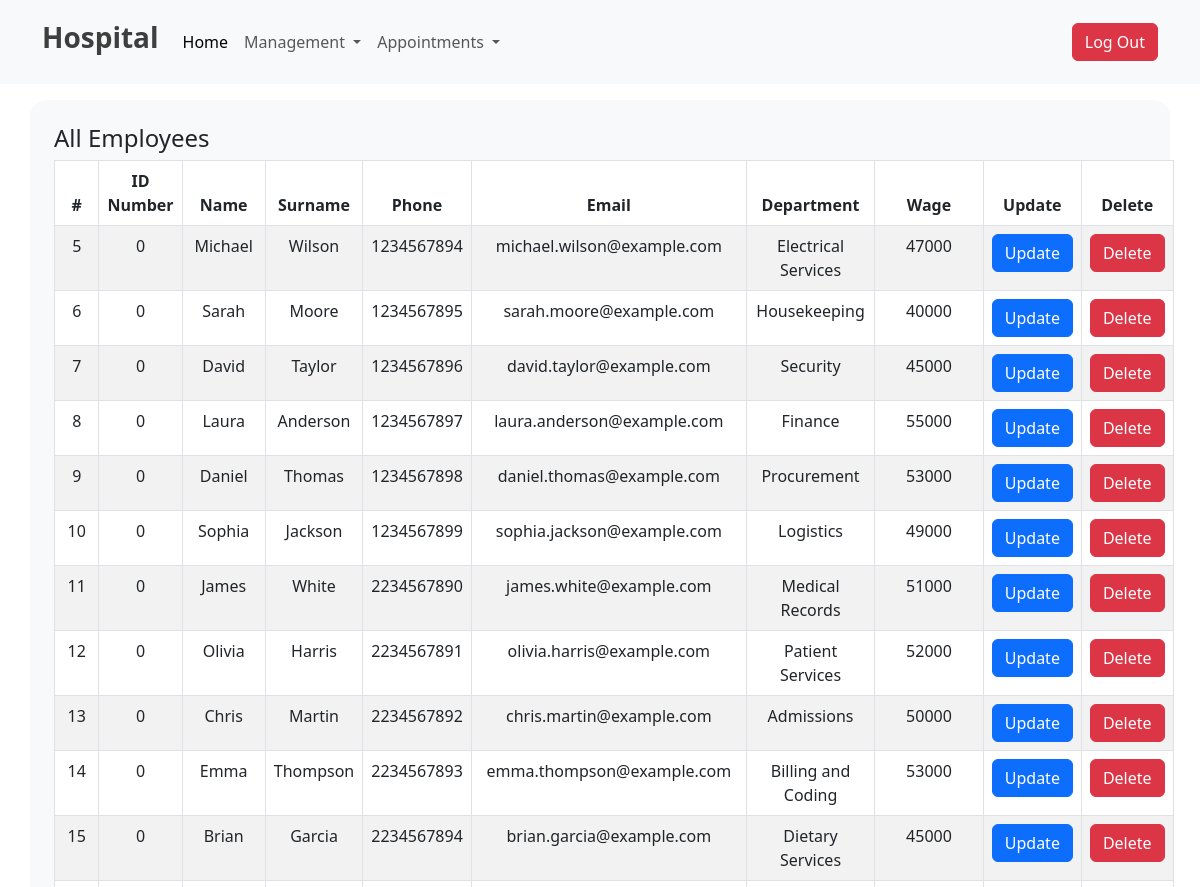
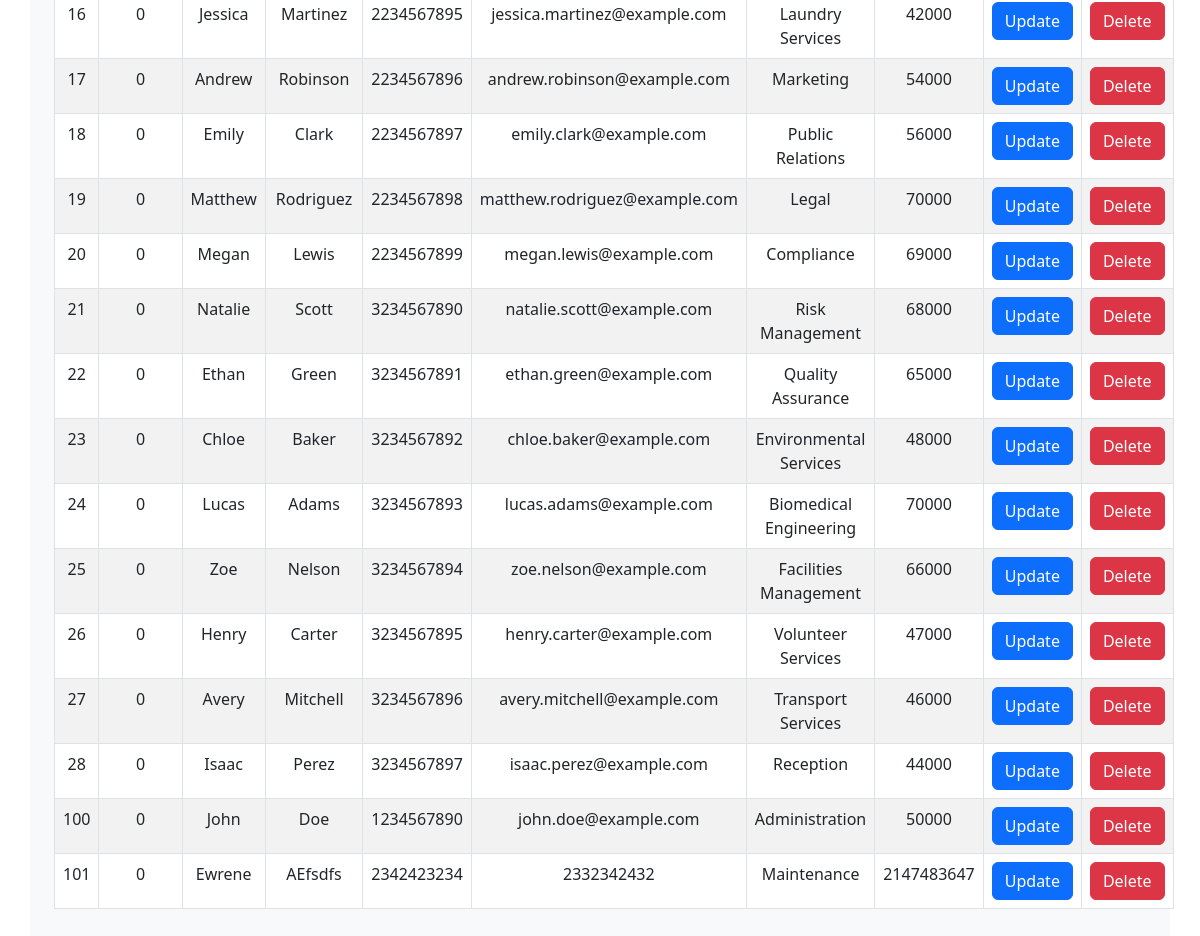
The app's page /all-employees.php with its own data (2 pictures, top to bottom).
### tables this page shows
CREATE TABLE `employees` (
  `id` int(11) NOT NULL,
  `id_number` int(11) NOT NULL,
  `name` varchar(255) NOT NULL,
  `surname` varchar(255) NOT NULL,
  `email` varchar(255) NOT NULL,
  `phone` varchar(255) NOT NULL,
  `department` varchar(255) NOT NULL,
  `wage` int(255) NOT NULL
);

### all-employees.php (the view, shortened to what this page needs)
<?php
include "./dbcon.php";
?>
<!DOCTYPE html>
<html lang="en">
<head>
    <link href="https://cdn.jsdelivr.net/npm/bootstrap@5.3.0/dist/css/bootstrap.min.css" rel="stylesheet" />
</head>
<body>
    <?php include './header.php'; ?>
    <section class="container bg-light -10 rounded-4 p-4 mt-3">
        <h4>All Employees</h4>
        <table class="table table-bordered table-striped text-center">
            <thead>
                <tr>
                    <th>#</th>
                    <th>ID Number</th>
                    <th>Name</th>
                    <th>Surname</th>
                    <th>Phone</th>
                    <th>Email</th>
                    <th>Department</th>
                    <th>Wage</th>
                    <th>Update</th>
                    <th>Delete</th>
                </tr>
            </thead>
            <?php
            $result = mysqli_query($dbcon, "Select * from `employees` ");
            if ($result) {
                while ($row = mysqli_fetch_assoc($result)) {
                    $id = $row['id'];
                    $name = $row['name'];
                    $surname = $row['surname'];
                    $id_number = $row['id_number'];
                    $phone = $row['phone'];
                    $email = $row['email'];
                    $department = $row['department'];
                    $wage = $row['wage'];
                    echo '<tr>
                                    <td>' . $id . '</td>
                                    <td>' . $id_number . '</td>
                                    <td>' . $name . '</td>
                                    <td>' . $surname . '</td>
                                    <td>' . $phone . '</td>
                                    <td>' . $email . '</td>
                                    <td>' . $department . '</td>
                                    <td>' . $wage . '</td>
                                    <td><button class="btn btn-primary w-100"><a class="nav-link" href="./update-employee.php?updateid=' . $id . '">Update</a> </button></td>
                                    <td><button class="btn btn-danger w-100" ><a class="nav-link" href="./delete-employee.php?deleteid=' . $id . '">Delete</a> </button></td>
                                    </tr>';
                }
            } ?>
        </table>
    </section>
</body>
</html>

### records on screen
employees: id "5", id_number "0", name "Michael", surname "Wilson", phone "1234567894", email "michael.wilson@example.com", department "Electrical Services", wage "47000"
employees: id "6", id_number "0", name "Sarah", surname "Moore", phone "1234567895", email "sarah.moore@example.com", department "Housekeeping", wage "40000"
employees: id "7", id_number "0", name "David", surname "Taylor", phone "1234567896", email "david.taylor@example.com", department "Security", wage "45000"
employees: id "8", id_number "0", name "Laura", surname "Anderson", phone "1234567897", email "laura.anderson@example.com", department "Finance", wage "55000"
employees: id "9", id_number "0", name "Daniel", surname "Thomas", phone "1234567898", email "daniel.thomas@example.com", department "Procurement", wage "53000"
employees: id "10", id_number "0", name "Sophia", surname "Jackson", phone "1234567899", email "sophia.jackson@example.com", department "Logistics", wage "49000"
employees: id "11", id_number "0", name "James", surname "White", phone "2234567890", email "james.white@example.com", department "Medical Records", wage "51000"
employees: id "12", id_number "0", name "Olivia", surname "Harris", phone "2234567891", email "olivia.harris@example.com", department "Patient Services", wage "52000"
employees: id "13", id_number "0", name "Chris", surname "Martin", phone "2234567892", email "chris.martin@example.com", department "Admissions", wage "50000"
employees: id "14", id_number "0", name "Emma", surname "Thompson", phone "2234567893", email "emma.thompson@example.com", department "Billing and Coding", wage "53000"
employees: id "15", id_number "0", name "Brian", surname "Garcia", phone "2234567894", email "brian.garcia@example.com", department "Dietary Services", wage "45000"
employees: id "16", id_number "0", name "Jessica", surname "Martinez", phone "2234567895", email "jessica.martinez@example.com", department "Laundry Services", wage "42000"
employees: id "17", id_number "0", name "Andrew", surname "Robinson", phone "2234567896", email "andrew.robinson@example.com", department "Marketing", wage "54000"
employees: id "18", id_number "0", name "Emily", surname "Clark", phone "2234567897", email "emily.clark@example.com", department "Public Relations", wage "56000"
employees: id "19", id_number "0", name "Matthew", surname "Rodriguez", phone "2234567898", email "matthew.rodriguez@example.com", department "Legal", wage "70000"
employees: id "20", id_number "0", name "Megan", surname "Lewis", phone "2234567899", email "megan.lewis@example.com", department "Compliance", wage "69000"
employees: id "21", id_number "0", name "Natalie", surname "Scott", phone "3234567890", email "natalie.scott@example.com", department "Risk Management", wage "68000"
employees: id "22", id_number "0", name "Ethan", surname "Green", phone "3234567891", email "ethan.green@example.com", department "Quality Assurance", wage "65000"
employees: id "23", id_number "0", name "Chloe", surname "Baker", phone "3234567892", email "chloe.baker@example.com", department "Environmental Services", wage "48000"
employees: id "24", id_number "0", name "Lucas", surname "Adams", phone "3234567893", email "lucas.adams@example.com", department "Biomedical Engineering", wage "70000"
employees: id "25", id_number "0", name "Zoe", surname "Nelson", phone "3234567894", email "zoe.nelson@example.com", department "Facilities Management", wage "66000"
employees: id "26", id_number "0", name "Henry", surname "Carter", phone "3234567895", email "henry.carter@example.com", department "Volunteer Services", wage "47000"
employees: id "27", id_number "0", name "Avery", surname "Mitchell", phone "3234567896", email "avery.mitchell@example.com", department "Transport Services", wage "46000"
employees: id "28", id_number "0", name "Isaac", surname "Perez", phone "3234567897", email "isaac.perez@example.com", department "Reception", wage "44000"
employees: id "100", id_number "0", name "John", surname "Doe", phone "1234567890", email "john.doe@example.com", department "Administration", wage "50000"
employees: id "101", id_number "0", name "Ewrene", surname "AEfsdfs", phone "2342423234", email "2332342432", department "Maintenance", wage "2147483647"
